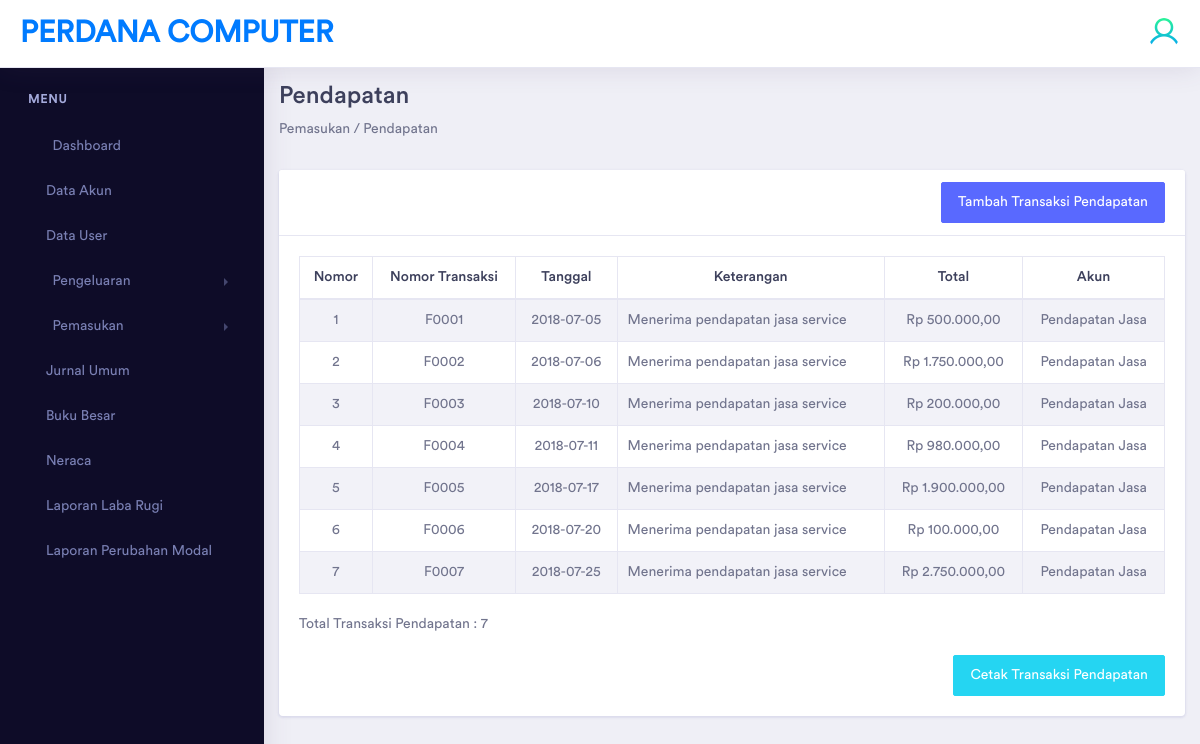
The app's page /modules/pendapatan.php (signed in) with its own data.
### tables this page shows
CREATE TABLE `pendapatan` (
  `id_pendapatan` int(11) NOT NULL,
  `id_baganakun` int(11) NOT NULL,
  `nomortransaksi_pendapatan` varchar(10) NOT NULL,
  `tanggal_pendapatan` varchar(100) NOT NULL,
  `keterangan_pendapatan` varchar(255) NOT NULL,
  `total_pendapatan` varchar(100) NOT NULL
);

CREATE TABLE `bagan_akun` (
  `id_baganakun` int(11) NOT NULL,
  `kode_akun` varchar(100) NOT NULL,
  `nama_akun` varchar(100) NOT NULL,
  `posisi` varchar(10) NOT NULL,
  `status_akun` enum('Debit','Kredit') NOT NULL,
  `posisi_neraca` varchar(10) NOT NULL,
  `pm` varchar(10) NOT NULL,
  `jenis` varchar(10) NOT NULL
);

### config/koneksi.php (called while the page is built, shortened)
<?php
 $base_url="http://localhost/Webakuntansi/";
?>

### modules/pendapatan.php (the view, shortened to what this page needs)
<?php
include "../config/koneksi.php";
?>
<!doctype html>
<html lang="en">
<head>
    <link rel="stylesheet" href="<?php echo $base_url;?>includes/assets/vendor/bootstrap/css/bootstrap.min.css">
    <link href="<?php echo $base_url;?>includes/assets/vendor/fonts/circular-std/style.css" rel="stylesheet">
    <link rel="stylesheet" href="<?php echo $base_url;?>includes/assets/libs/css/style.css">
    <link rel="stylesheet" href="<?php echo $base_url;?>includes/assets/vendor/fonts/fontawesome/css/fontawesome-all.css">
    <link rel="stylesheet" href="<?php echo $base_url;?>includes/assets/vendor/charts/morris-bundle/morris.css">
    <link rel="stylesheet" href="<?php echo $base_url;?>includes/assets/vendor/fonts/material-design-iconic-font/css/materialdesignicons.min.css">
</head>
<body>
<?php if(@$_SESSION['username']){
  ?>
    <div class="dashboard-main-wrapper">
    <?php include "header.php";
  ?>
	    </div>
	    <div class="nav-left-sidebar sidebar-dark">
      <?php include "sidebar.php";
  ?>
	    </div>
	    <div class="dashboard-wrapper">
	        <div class="dashboard-influence">
	            <div class="container-fluid">
                    <div class="row">
                    <div class="col-xl-12 col-lg-12 col-md-12 col-sm-12 col-12">
                        <div class="page-header">
                            <h2 class="pageheader-title">Pendapatan</h2>
                            <p>Pemasukan / Pendapatan</P>
                        </div>
                    </div>
                </div>
                      <div class="row">
                    <div class="col-xl-12 col-lg-12 col-md-12 col-sm-12 col-12">
                        <div class="card">
                            <div class="card-header">
                                <div align="right"> <a href="#" class="btn btn-primary" data-toggle="modal" data-target="#exampleModal">
                    Tambah Transaksi Pendapatan</a> </div>
                            </div>
                            <div class="card-body">
                                <div class="table-responsive">
                                    <table id="example4" class="table table-striped table-bordered" style="width:100%">
                                        <thead>
                                            <tr>
                                            <th style="text-align:center;">Nomor</th>
                                            <th style="text-align:center;">Nomor Transaksi</th>
                                                <th style="text-align:center;">Tanggal</th>
                                                <th style="text-align:center;">Keterangan</th>
                                                <th style="text-align:center;">Total</th>
                                                <th style="text-align:center;">Akun</th>
                                            </tr>
                                        </thead>
                                        <?php
  $no =1;
  $ambil1 = mysqli_query($conn,"SELECT * FROM pendapatan inner join bagan_akun on pendapatan.id_baganakun=bagan_akun.id_baganakun");
  while ($data1 = mysqli_fetch_array($ambil1)) {
    ?>
  <tr>
    <td style="text-align:center;"><?php echo $no++;?></td>
    <td style="text-align:center;"><?php echo $data1['nomortransaksi_pendapatan'];?></td>
    <td style="text-align:center;"><?php echo $data1['tanggal_pendapatan'];?></td>
    <td style="text-align:left;"><?php echo $data1['keterangan_pendapatan'];?></td>
    <td style="text-align:center;"><?php echo "Rp ".number_format($data1['total_pendapatan'], 2, ",", ".");?></td>
    <td style="text-align:center;"><?php echo $data1['nama_akun'];?></td>
                                      </div>
                                      </div>
                                      </div>
  </tr>
  <?php
  }
  ?>
                                    <p><p>Total Transaksi Pendapatan : <?php echo mysqli_num_rows($ambil1) ?></p></p>
                                   <div align="right">   <a href="../modules/cetakpendapatan.php" class="btn btn-info">Cetak Transaksi Pendapatan</a> </div>
                      <?php } else { echo "<script>window.location.href='login.php'</script>";} ?>
</body>
</html>

### records on screen
pendapatan: nomortransaksi_pendapatan "F0001", tanggal_pendapatan "2018-07-05", keterangan_pendapatan "Menerima pendapatan jasa service", total_pendapatan "500.000,00", id_baganakun.nama_akun "Pendapatan Jasa"
pendapatan: nomortransaksi_pendapatan "F0002", tanggal_pendapatan "2018-07-06", keterangan_pendapatan "Menerima pendapatan jasa service", total_pendapatan "1.750.000,00", id_baganakun.nama_akun "Pendapatan Jasa"
pendapatan: nomortransaksi_pendapatan "F0003", tanggal_pendapatan "2018-07-10", keterangan_pendapatan "Menerima pendapatan jasa service", total_pendapatan "200.000,00", id_baganakun.nama_akun "Pendapatan Jasa"
pendapatan: nomortransaksi_pendapatan "F0004", tanggal_pendapatan "2018-07-11", keterangan_pendapatan "Menerima pendapatan jasa service", total_pendapatan "980.000,00", id_baganakun.nama_akun "Pendapatan Jasa"
pendapatan: nomortransaksi_pendapatan "F0005", tanggal_pendapatan "2018-07-17", keterangan_pendapatan "Menerima pendapatan jasa service", total_pendapatan "1.900.000,00", id_baganakun.nama_akun "Pendapatan Jasa"
pendapatan: nomortransaksi_pendapatan "F0006", tanggal_pendapatan "2018-07-20", keterangan_pendapatan "Menerima pendapatan jasa service", total_pendapatan "100.000,00", id_baganakun.nama_akun "Pendapatan Jasa"
pendapatan: nomortransaksi_pendapatan "F0007", tanggal_pendapatan "2018-07-25", keterangan_pendapatan "Menerima pendapatan jasa service", total_pendapatan "2.750.000,00", id_baganakun.nama_akun "Pendapatan Jasa"

### other values on screen
mysqli_num_rows($ambil1) "7"
